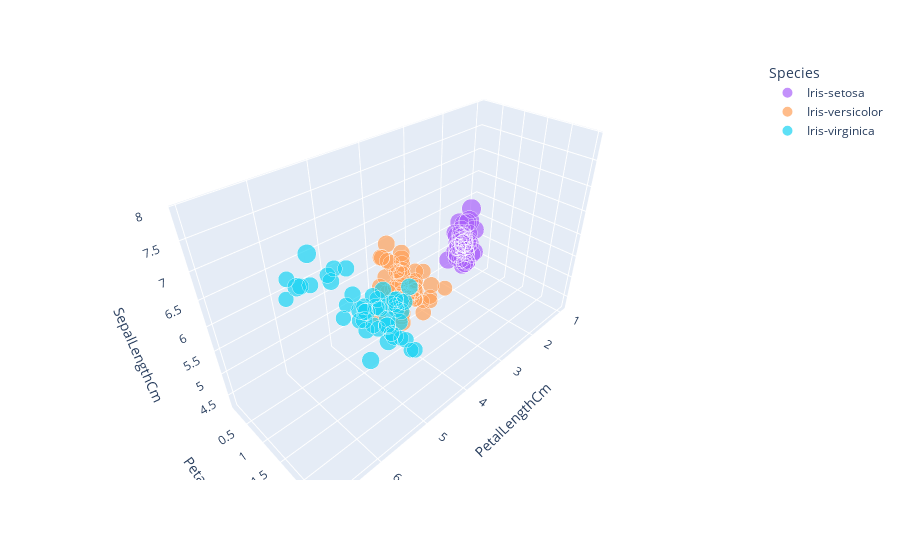

Here is the notebook cell this chart was saved with:
### Code cell
#3-D Scatter Plot
px.scatter_3d(iris, x="PetalLengthCm", y="PetalWidthCm", z="SepalLengthCm", size="SepalWidthCm", 
              color="Species", color_discrete_map = {"Joly": "blue", "Bergeron": "violet", "Coderre":"yellow"})

### Figure 1 — Plotly figure (JSON) as saved in the notebook; plotly's stock layout.template omitted (floating-point values rounded to 4 significant figures)
{"data": [{"hovertemplate": "Species=Iris-setosa<br>PetalLengthCm=%{x}<br>PetalWidthCm=%{y}<br>SepalLengthCm=%{z}<br>SepalWidthCm=%{marker.size}<extra></extra>", "legendgroup": "Iris-setosa", "marker": {"color": "#ab63fa", "size": [3.5, 3, 3.2, 3.1, 3.6, 3.9, 3.4, 3.4, 2.9, 3.1, 3.7, 3.4, 3, 3, 4, 4.4, 3.9, 3.5, 3.8, 3.8, 3.4, 3.7, 3.6, 3.3, 3.4, 3, 3.4, 3.5, 3.4, 3.2, 3.1, 3.4, 4.1, 4.2, 3.1, 3.2, 3.5, 3.1, 3, 3.4, 3.5, 2.3, 3.2, 3.5, 3.8, 3, 3.8, 3.2, 3.7, 3.3], "sizemode": "area", "sizeref": 0.011, "symbol": "circle"}, "mode": "markers", "name": "Iris-setosa", "scene": "scene", "showlegend": true, "type": "scatter3d", "x": [1.4, 1.4, 1.3, 1.5, 1.4, 1.7, 1.4, 1.5, 1.4, 1.5, 1.5, 1.6, 1.4, 1.1, 1.2, 1.5, 1.3, 1.4, 1.7, 1.5, 1.7, 1.5, 1, 1.7, 1.9, 1.6, 1.6, 1.5, 1.4, 1.6, 1.6, 1.5, 1.5, 1.4, 1.5, 1.2, 1.3, 1.5, 1.3, 1.5, 1.3, 1.3, 1.3, 1.6, 1.9, 1.4, 1.6, 1.4, 1.5, 1.4], "y": [0.2, 0.2, 0.2, 0.2, 0.2, 0.4, 0.3, 0.2, 0.2, 0.1, 0.2, 0.2, 0.1, 0.1, 0.2, 0.4, 0.4, 0.3, 0.3, 0.3, 0.2, 0.4, 0.2, 0.5, 0.2, 0.2, 0.4, 0.2, 0.2, 0.2, 0.2, 0.4, 0.1, 0.2, 0.1, 0.2, 0.2, 0.1, 0.2, 0.2, 0.3, 0.3, 0.2, 0.6, 0.4, 0.3, 0.2, 0.2, 0.2, 0.2], "z": [5.1, 4.9, 4.7, 4.6, 5, 5.4, 4.6, 5, 4.4, 4.9, 5.4, 4.8, 4.8, 4.3, 5.8, 5.7, 5.4, 5.1, 5.7, 5.1, 5.4, 5.1, 4.6, 5.1, 4.8, 5, 5, 5.2, 5.2, 4.7, 4.8, 5.4, 5.2, 5.5, 4.9, 5, 5.5, 4.9, 4.4, 5.1, 5, 4.5, 4.4, 5, 5.1, 4.8, 5.1, 4.6, 5.3, 5]}, {"hovertemplate": "Species=Iris-versicolor<br>PetalLengthCm=%{x}<br>PetalWidthCm=%{y}<br>SepalLengthCm=%{z}<br>SepalWidthCm=%{marker.size}<extra></extra>", "legendgroup": "Iris-versicolor", "marker": {"color": "#FFA15A", "size": [3.2, 3.2, 3.1, 2.3, 2.8, 2.8, 3.3, 2.4, 2.9, 2.7, 2, 3, 2.2, 2.9, 2.9, 3.1, 3, 2.7, 2.2, 2.5, 3.2, 2.8, 2.5, 2.8, 2.9, 3, 2.8, 3, 2.9, 2.6, 2.4, 2.4, 2.7, 2.7, 3, 3.4, 3.1, 2.3, 3, 2.5, 2.6, 3, 2.6, 2.3, 2.7, 3, 2.9, 2.9, 2.5, 2.8], "sizemode": "area", "sizeref": 0.011, "symbol": "circle"}, "mode": "markers", "name": "Iris-versicolor", "scene": "scene", "showlegend": true, "type": "scatter3d", "x": [4.7, 4.5, 4.9, 4, 4.6, 4.5, 4.7, 3.3, 4.6, 3.9, 3.5, 4.2, 4, 4.7, 3.6, 4.4, 4.5, 4.1, 4.5, 3.9, 4.8, 4, 4.9, 4.7, 4.3, 4.4, 4.8, 5, 4.5, 3.5, 3.8, 3.7, 3.9, 5.1, 4.5, 4.5, 4.7, 4.4, 4.1, 4, 4.4, 4.6, 4, 3.3, 4.2, 4.2, 4.2, 4.3, 3, 4.1], "y": [1.4, 1.5, 1.5, 1.3, 1.5, 1.3, 1.6, 1, 1.3, 1.4, 1, 1.5, 1, 1.4, 1.3, 1.4, 1.5, 1, 1.5, 1.1, 1.8, 1.3, 1.5, 1.2, 1.3, 1.4, 1.4, 1.7, 1.5, 1, 1.1, 1, 1.2, 1.6, 1.5, 1.6, 1.5, 1.3, 1.3, 1.3, 1.2, 1.4, 1.2, 1, 1.3, 1.2, 1.3, 1.3, 1.1, 1.3], "z": [7, 6.4, 6.9, 5.5, 6.5, 5.7, 6.3, 4.9, 6.6, 5.2, 5, 5.9, 6, 6.1, 5.6, 6.7, 5.6, 5.8, 6.2, 5.6, 5.9, 6.1, 6.3, 6.1, 6.4, 6.6, 6.8, 6.7, 6, 5.7, 5.5, 5.5, 5.8, 6, 5.4, 6, 6.7, 6.3, 5.6, 5.5, 5.5, 6.1, 5.8, 5, 5.6, 5.7, 5.7, 6.2, 5.1, 5.7]}, {"hovertemplate": "Species=Iris-virginica<br>PetalLengthCm=%{x}<br>PetalWidthCm=%{y}<br>SepalLengthCm=%{z}<br>SepalWidthCm=%{marker.size}<extra></extra>", "legendgroup": "Iris-virginica", "marker": {"color": "#19d3f3", "size": [3.3, 2.7, 3, 2.9, 3, 3, 2.5, 2.9, 2.5, 3.6, 3.2, 2.7, 3, 2.5, 2.8, 3.2, 3, 3.8, 2.6, 2.2, 3.2, 2.8, 2.8, 2.7, 3.3, 3.2, 2.8, 3, 2.8, 3, 2.8, 3.8, 2.8, 2.8, 2.6, 3, 3.4, 3.1, 3, 3.1, 3.1, 3.1, 2.7, 3.2, 3.3, 3, 2.5, 3, 3.4, 3], "sizemode": "area", "sizeref": 0.011, "symbol": "circle"}, "mode": "markers", "name": "Iris-virginica", "scene": "scene", "showlegend": true, "type": "scatter3d", "x": [6, 5.1, 5.9, 5.6, 5.8, 6.6, 4.5, 6.3, 5.8, 6.1, 5.1, 5.3, 5.5, 5, 5.1, 5.3, 5.5, 6.7, 6.9, 5, 5.7, 4.9, 6.7, 4.9, 5.7, 6, 4.8, 4.9, 5.6, 5.8, 6.1, 6.4, 5.6, 5.1, 5.6, 6.1, 5.6, 5.5, 4.8, 5.4, 5.6, 5.1, 5.1, 5.9, 5.7, 5.2, 5, 5.2, 5.4, 5.1], "y": [2.5, 1.9, 2.1, 1.8, 2.2, 2.1, 1.7, 1.8, 1.8, 2.5, 2, 1.9, 2.1, 2, 2.4, 2.3, 1.8, 2.2, 2.3, 1.5, 2.3, 2, 2, 1.8, 2.1, 1.8, 1.8, 1.8, 2.1, 1.6, 1.9, 2, 2.2, 1.5, 1.4, 2.3, 2.4, 1.8, 1.8, 2.1, 2.4, 2.3, 1.9, 2.3, 2.5, 2.3, 1.9, 2, 2.3, 1.8], "z": [6.3, 5.8, 7.1, 6.3, 6.5, 7.6, 4.9, 7.3, 6.7, 7.2, 6.5, 6.4, 6.8, 5.7, 5.8, 6.4, 6.5, 7.7, 7.7, 6, 6.9, 5.6, 7.7, 6.3, 6.7, 7.2, 6.2, 6.1, 6.4, 7.2, 7.4, 7.9, 6.4, 6.3, 6.1, 7.7, 6.3, 6.4, 6, 6.9, 6.7, 6.9, 5.8, 6.8, 6.7, 6.7, 6.3, 6.5, 6.2, 5.9]}], "layout": {"legend": {"itemsizing": "constant", "title": {"text": "Species"}, "tracegroupgap": 0}, "margin": {"t": 60}, "scene": {"domain": {"x": [0, 1], "y": [0, 1]}, "xaxis": {"title": {"text": "PetalLengthCm"}}, "yaxis": {"title": {"text": "PetalWidthCm"}}, "zaxis": {"title": {"text": "SepalLengthCm"}}}}}
